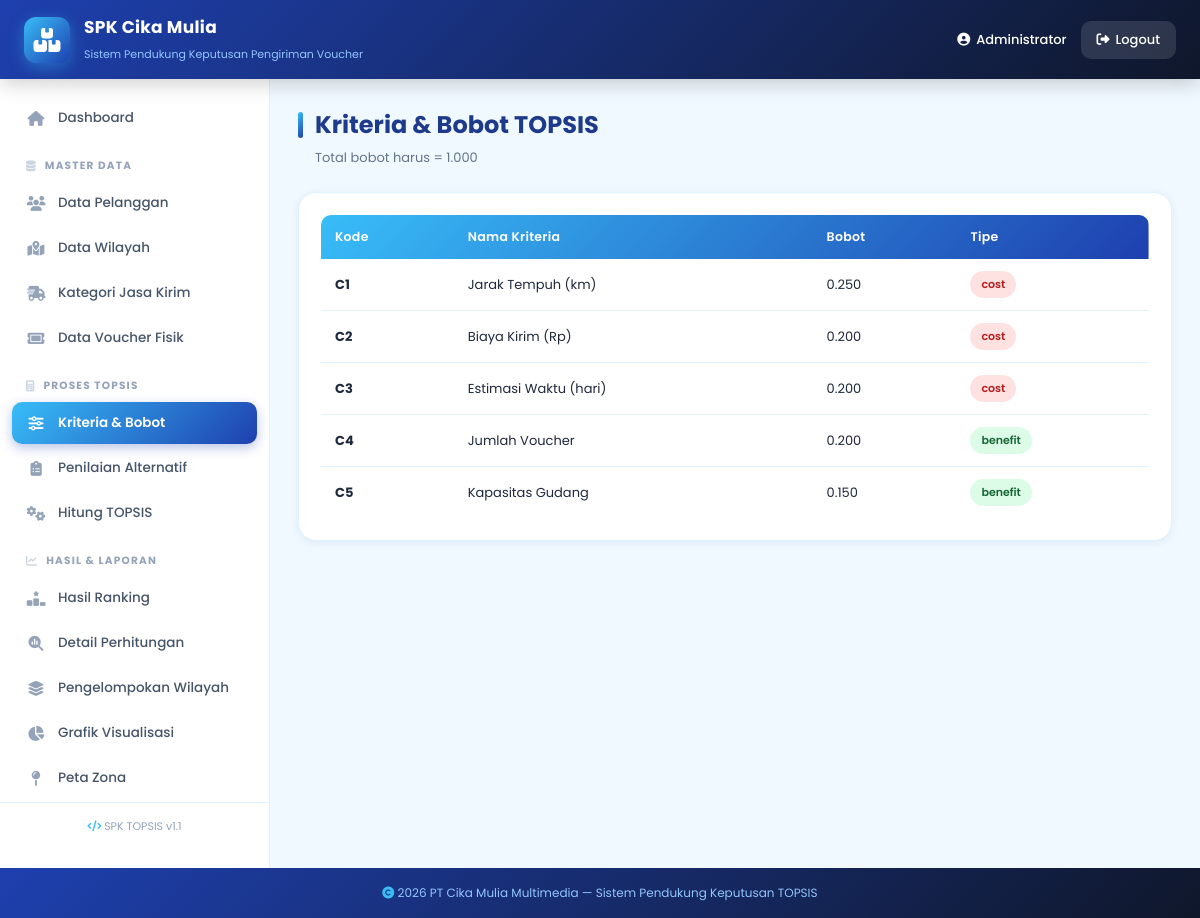
/pages/kriteria.php (signed in), run on the app's committed database.
### tables this page shows
CREATE TABLE kriteria (
    id INT AUTO_INCREMENT PRIMARY KEY,
    kode VARCHAR(10) UNIQUE,
    nama_kriteria VARCHAR(50) NOT NULL,
    bobot DECIMAL(5,3),
    tipe ENUM('benefit','cost')
);

### pages/kriteria.php (the view)
<?php
include '../config/koneksi.php';
$data = mysqli_query($koneksi,"SELECT * FROM kriteria ORDER BY id");
include '../templates/header.php';
?>
<div class="layout">
  <?php include '../templates/sidebar.php'; ?>
  <main class="content">
    <h2 class="page-title">Kriteria & Bobot TOPSIS</h2>
    <p class="page-sub">Total bobot harus = 1.000</p>
    <div class="table-card">
      <table>
        <thead><tr><th>Kode</th><th>Nama Kriteria</th><th>Bobot</th><th>Tipe</th></tr></thead>
        <tbody>
        <?php while($r=mysqli_fetch_assoc($data)): ?>
          <tr>
            <td><b><?= $r['kode'] ?></b></td>
            <td><?= $r['nama_kriteria'] ?></td>
            <td><?= $r['bobot'] ?></td>
            <td><span class="badge <?= $r['tipe']=='benefit'?'badge-green':'badge-red' ?>"><?= $r['tipe'] ?></span></td>
          </tr>
        <?php endwhile; ?>
        </tbody>
      </table>
    </div>
  </main>
</div>
<?php include '../templates/footer.php'; ?>

### assets/css/style.css (style rules this page uses)
* { margin: 0; padding: 0; box-sizing: border-box; font-family: 'Poppins', 'Segoe UI', sans-serif; }
:root { --biru-muda: #e0f2fe; --biru-sky: #38bdf8; --biru-mid: #0ea5e9; --biru-tua: #1e40af; --biru-navy: #1e3a8a; --grad-1: linear-gradient(135deg, #38bdf8 0%, #1e40af 100%); --grad-2: linear-gradient(135deg, #bae6fd 0%, #38bdf8 100%); --grad-3: linear-gradient(135deg, #1e40af 0%, #0f172a 100%); --grad-4: linear-gradient(135deg, #0ea5e9 0%, #0284c7 100%); --shadow-sm: 0 2px 8px rgba(30, 64, 175, 0.08); --shadow: 0 4px 15px rgba(30, 64, 175, 0.15); --shadow-lg: 0 10px 30px rgba(30, 64, 175, 0.2); }
body { background: #f0f9ff; color: #1e293b; min-height: 100vh; }
.layout { display: flex; min-height: calc(100vh - 74px); }
.content { flex: 1; padding: 28px; overflow-x: auto; }
.page-title { font-size: 24px; color: var(--biru-navy); margin-bottom: 6px; font-weight: 700; display: flex; align-items: center; gap: 12px; }
.page-title::before { content: ''; width: 5px; height: 26px; background: var(--grad-1); border-radius: 3px; }
.page-sub { color: #64748b; font-size: 13px; margin-bottom: 24px; padding-left: 17px; }
.form-card, .table-card, .info-box { background: #fff; padding: 22px; border-radius: 18px; box-shadow: var(--shadow-sm); margin-bottom: 22px; border: 1px solid #e0f2fe; }
.table-card { overflow-x: auto; }
table { width: 100%; border-collapse: collapse; font-size: 13px; }
table thead { background: var(--grad-1); color: #fff; }
table th { padding: 13px 14px; text-align: left; font-weight: 600; font-size: 12.5px; letter-spacing: .3px; }
table th:first-child { border-radius: 10px 0 0 0; }
table th:last-child { border-radius: 0 10px 0 0; }
table td { padding: 12px 14px; text-align: left; border-bottom: 1px solid #e0f2fe; }
table tbody tr { transition: .2s; }
table tbody tr:last-child td { border-bottom: none; }
.badge { background: var(--grad-2); color: var(--biru-navy); padding: 5px 11px; border-radius: 20px; font-size: 11px; font-weight: 600; display: inline-flex; align-items: center; gap: 4px; }
.badge-green { background: #dcfce7; color: #166534; }
.badge-red { background: #fee2e2; color: #b91c1c; }

### data on the page
kriteria: kode "C1", nama_kriteria "Jarak Tempuh (km)", bobot "0.250", tipe "cost"
kriteria: kode "C2", nama_kriteria "Biaya Kirim (Rp)", bobot "0.200", tipe "cost"
kriteria: kode "C3", nama_kriteria "Estimasi Waktu (hari)", bobot "0.200", tipe "cost"
kriteria: kode "C4", nama_kriteria "Jumlah Voucher", bobot "0.200", tipe "benefit"
kriteria: kode "C5", nama_kriteria "Kapasitas Gudang", bobot "0.150", tipe "benefit"

### other printed values
$_SESSION['nama'] "Administrator"
